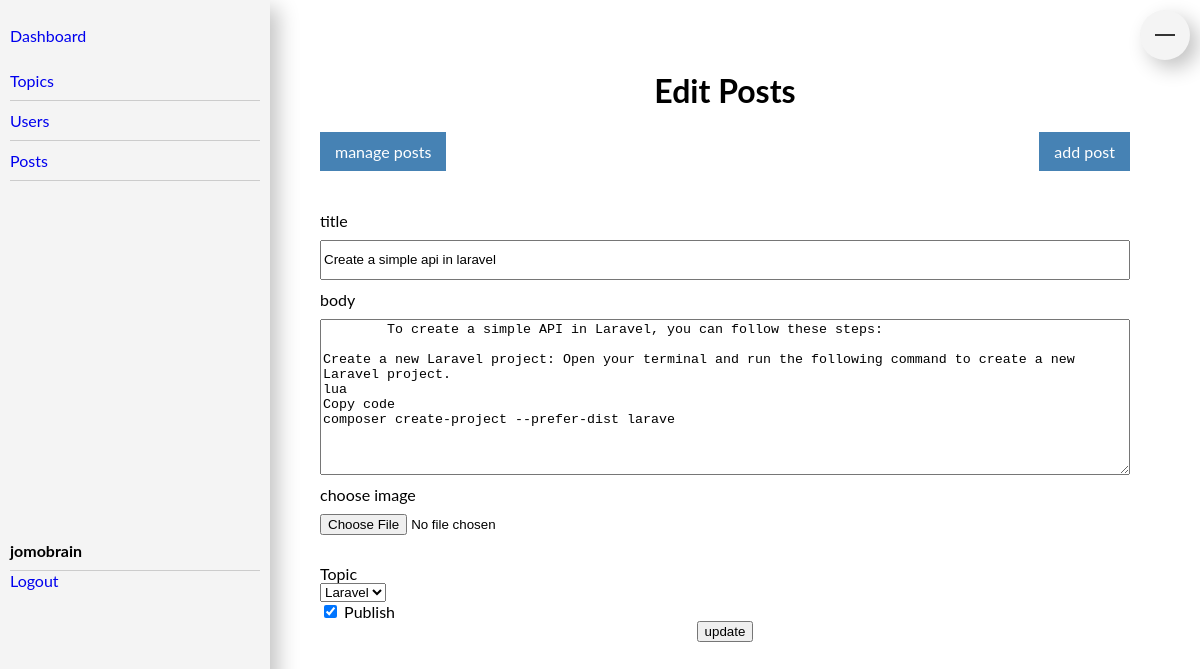
/admin/posts/edit.php?id=17 (signed in), run on the app's committed database.
### tables this page shows
CREATE TABLE `posts` (
  `id` int(11) NOT NULL,
  `user_id` int(11) NOT NULL,
  `topic_id` int(11) DEFAULT NULL,
  `title` varchar(100) NOT NULL,
  `image` varchar(120) NOT NULL,
  `body` varchar(255) NOT NULL,
  `published` tinyint(4) NOT NULL,
  `created_at` datetime NOT NULL DEFAULT current_timestamp()
);

### app/database/db.php (called while the page is built, shortened)
<?php
require('connect.php');
function executeQuery($sql,$data){
    global $conn;
    $stmt=$conn->prepare($sql);
    $values=array_values($data);
    $types=str_repeat('s',count($values));
    $stmt->bind_param($types, ...$values);
    $stmt->execute();
    return $stmt;
}
function selectAll($table,$conditions=[]){
    global $conn;
    $sql="SELECT * FROM $table  ";
    if (empty($conditions)) {
        $stmt=$conn->prepare($sql);
        $stmt->execute();
        $records=$stmt->get_result()->fetch_all();
        return $records;
    }
}
function selectOne($table,$conditions){
    $sql="SELECT * FROM $table  ";
        $index=0;
        foreach($conditions as $key=>$value){
            if($index===0){
                $sql=$sql. " WHERE $key=? ";
            }else{
                $sql=$sql. " AND  $key=? ";
            }
         $index++;
        }
        $sql=$sql." LIMIT 1 ";
        $stmt=executeQuery($sql,$conditions);
        $records=$stmt->get_result()->fetch_assoc();
        return $records;
}

### app/controllers/posts.php (called while the page is built, shortened)
<?php
include(ROOT_PATH."/app/database/db.php");
$table="posts";
$topics=selectAll("topics");
if (isset($_GET["id"])) {
 $post=selectOne($table,["id"=>$_GET["id"]]);
    $title=$post["title"];
    $body=$post["body"];
    $topic_id=$post["topic_id"];
}

### admin/posts/edit.php (the view, shortened to what this page needs)
<?php include( ROOT_PATH."/app/includes/admin/header.php") ?>
<?php include(ROOT_PATH."/app/controllers/posts.php");
?>
<?php include( ROOT_PATH."/app/includes/admin/sidebar.php") ?>
	<div id="content">
      <form action="edit.php" method="post" enctype="multipart/form-data">
       <h1>Edit Posts</h1>
        <div class="btns">
        <a class="btn" href="<?php echo BASE_URL ."/admin/posts/index.php" ?>">manage posts</a>
        <a class="btn" href="<?php echo BASE_URL ."/admin/posts/create.php" ?>">add post</a>
        </div>
        <div>
        <label for="">title</label> <br>
       <input type="text" class="input" value="<?php echo $title ?>" placeholder="title" name="title">
       </div>
       <div>
        <label for="">body</label> <br>
        <textarea  class="input" cols="30" rows="10"  name="body">
        <?php echo trim( $body); ?>
        </textarea >
       </div>
       <div>
        <label for="">choose image</label> <br>
        <input type="file" class="input" name="image">
       </div>
       <div>
        <label for="">Topic</label> <br>
        <select name="topic_id" class="select">
             <?php foreach($topics as $key=>$topic):  ?>
               <?php if(!empty($topic_id) && $topic_id==$topic[0]) :?>
                  <option selected value="<?php echo $topic[0] ?>"><?php echo $topic[1] ?></option>
                 <?php else :?>
                  <option  value="<?php echo $topic[0] ?>"><?php echo $topic[1] ?></option>
               <?php endif; ?>
             <?php endforeach;?>
        </select>
       </div>
        <div>
        <?php if(empty($published) && $published==0): ?>
         <label for="">
            <input type="checkbox" name="published" > Publish
         </label>
         <?php else : ?>
            <label for="">
            <input type="checkbox" name="published" checked > Publish
         </label>
         <?php endif ; ?>
        </div>
        <div class="submit" ><button name="update-post">update</button></div>
      </form>
     </div>
     <?php include( ROOT_PATH."/app/includes/admin/bottom.php") ?>

### assets/css/admin.css (style rules this page uses)
a { text-decoration: none; }
h1 { text-align: center; }
.submit { text-align: center; }
.btns { margin-bottom: 40px; display: flex; justify-content: space-between; align-items: center; }
.btn { padding: 10px 15px; background: steelblue; color: #fff; }
.input { width: 100%; min-height: 40px; margin: 10px 0px; }
#content { margin-left: 250px; padding: 20px 30px; }
form { padding: 30px 40px; }

### data on the page
posts: title "Create a simple api in laravel", body "To create a simple API in Laravel, you can follow these steps: Create a new Laravel project: Open your terminal and run the following command to create a new Laravel project. lua Copy code composer create-project --prefer-dist larave"

### other printed values
$_SESSION["username"] "jomobrain"
form field topic_id "Laravel"
